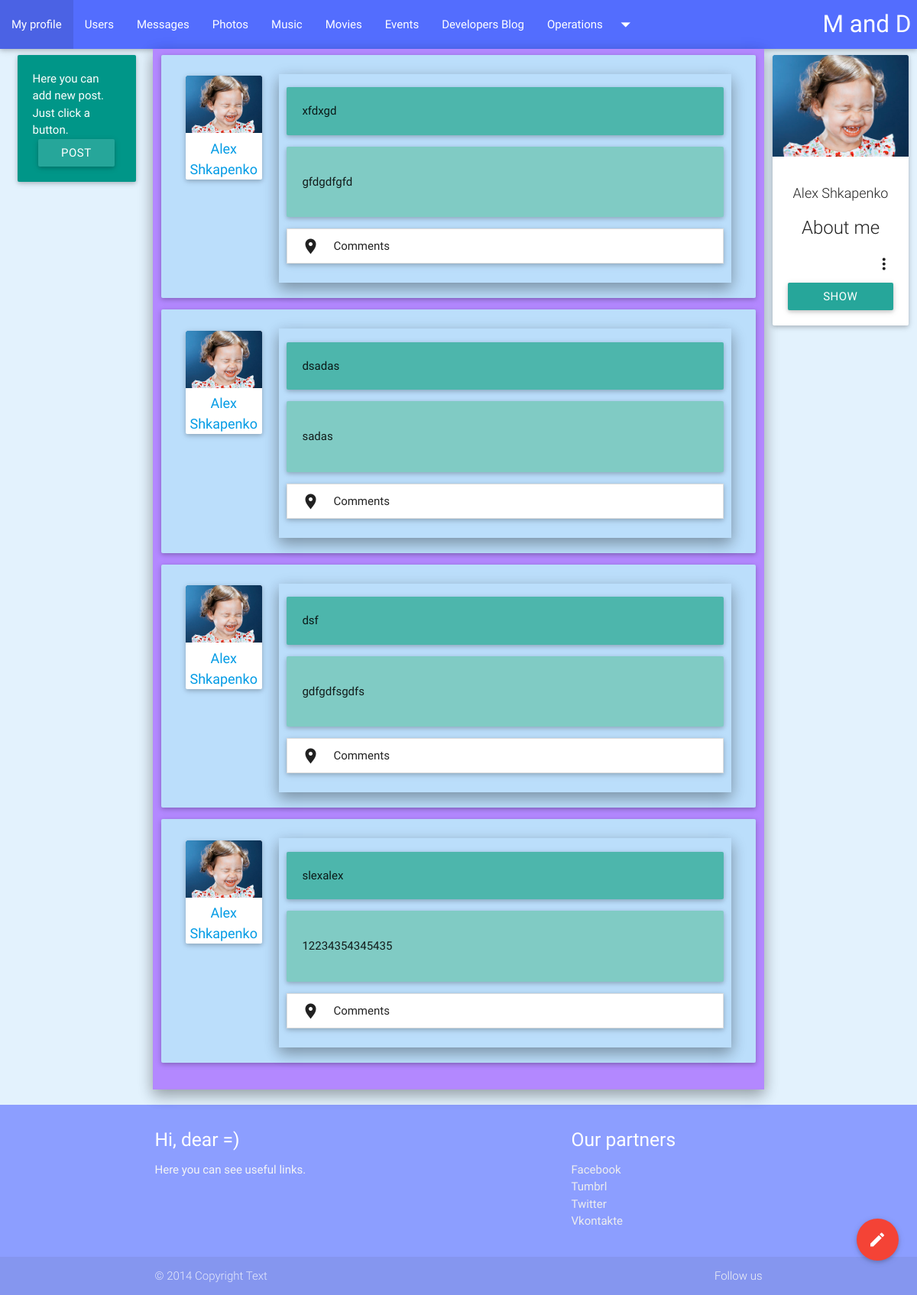
Screenshot of /pages/posts.php (signed in) with the database file from the repository.
### tables this page shows
CREATE TABLE IF NOT EXISTS `text_post` (
  `id` int(11) NOT NULL AUTO_INCREMENT,
  `user_id` int(11) NOT NULL,
  `name` text NOT NULL,
  `content` text NOT NULL,
  `time` timestamp NOT NULL DEFAULT CURRENT_TIMESTAMP ON UPDATE CURRENT_TIMESTAMP,
  PRIMARY KEY (`id`)
);

CREATE TABLE IF NOT EXISTS `users` (
  `id` int(11) NOT NULL AUTO_INCREMENT,
  `first_name` text NOT NULL,
  `last_name` text NOT NULL,
  `email` text NOT NULL,
  `password` text NOT NULL,
  `born_date` text NOT NULL,
  `biography` text NOT NULL,
  `country` text NOT NULL,
  `question` text NOT NULL,
  `answer` text NOT NULL,
  `gender` text NOT NULL,
  `reg_date` timestamp NOT NULL DEFAULT CURRENT_TIMESTAMP ON UPDATE CURRENT_TIMESTAMP,
  `ava` text NOT NULL,
  `admin` int(11) NOT NULL,
  `blocked` int(11) NOT NULL,
  PRIMARY KEY (`id`)
);

### pages/posts.php (the view, shortened to what this page needs)
<?php
	$user_id = $_SESSION['id'];
	$user_inf = mysql_fetch_array(mysql_query("select * from users where id='$user_id'"));
	include('php/addPost.php');
?>
<!DOCTYPE html>
  <html>
    <head>
      <link type="text/css" rel="stylesheet" href="css/materialize.min.css"  media="screen,projection"/>
	  <link type="text/css" rel="stylesheet" href="css/user.css"  media="screen,projection"/>
	  <link type="text/css" rel="stylesheet" href="css/audio.css"  media="screen,projection"/>
    </head>
    <body>
<header>
	<div class="navbar">
	  <nav class="indigo accent-2">
		<div class="nav-wrapper">
		  <a href="#" class="brand-logo right">M and D</a>
		  <ul id="nav-mobile" class="left hide-on-med-and-down">
			<li><a href="profile.php">My profile</a></li>
			<li><a href="user_list.php">Users</a></li>
			<li><a href="messages.php">Messages</a></li>
			<li><a href="gallery.php">Photos</a></li>
			<li><a href="music.php">Music</a></li>
			<li><a href="movies.php">Movies</a></li>
			<li><a href="#">Events</a></li>
			<li><a href="#">Developers Blog</a></li>
			<li><a class="dropdown-button" href="#!" data-activates="operations">Operations<i class="mdi-navigation-arrow-drop-down right"></i></a></li>
		  </ul>
		</div>
	  </nav>
  </div>
</header>
<main>
<div class="container-fluid">
<div class="row">
<div class="col s2">
	<div class="row">
      <div class="col s12 m12">
        <div class="card-panel teal">
		<?php
			if($user_id == $_SESSION['id']){
		?>
          <span class="white-text">
			Here you can add new post.</br>
			Just click a button.
          </span>
		  <div class="center">
			<a class="waves-effect waves-light btn modal-trigger" href="#new_post">Post</a>
		  </div>
			<?php } ?>
        </div>
      </div>
    </div>
</div>
<div class="col s8 deep-purple accent-1 z-depth-2" style="min-height:1000px">
<div class="container-fluid">
<div id="articles" class="row">
	<?php include('php/showPost.php'); ?>
</div>
</div>
</div>
<div class="col s2">
				<div class="card">
				<div class="card-image waves-effect waves-block waves-light">
				  <img class="activator" src="<?php echo $user_inf['ava'] ?>">
				</div>
				<div class="card-content">
				<div class="center-align">
				<span class="flow-text" style="font-size: 1.2em"><?php echo $user_inf['first_name']." ".$user_inf['last_name']; ?></span>
				</div>
				  <div class="center-align"><span class="card-title activator grey-text text-darken-4"> About me <i class="mdi-navigation-more-vert right"></i></span></div>
				  <p><a class="modal-trigger waves-effect waves-light btn" href="#user-information-modal">Show more</a></p>
				</div>
			  </div>
</div>
<div class="fixed-action-btn" style="bottom: 45px; right: 24px;">
    <a class="btn-floating btn-large red" >
      <i class="large mdi-editor-mode-edit"></i>
    </a>
    <ul>
      <li><a class="btn-floating red" href='profile.php?id=<?php echo $_SESSION['id'] ?>'><i class="large mdi-action-account-circle"></i></a></li>
      <li><a class="btn-floating yellow darken-1" href="settings.php?page=main"><i class="large mdi-image-edit"></i></a></li>
      <li><a class="btn-floating green modal-trigger" href="#message""><i class="large mdi-content-mail"></i></a></li>
      <li><a class="btn-floating blue" href="posts.php?id=<?php echo $_SESSION['id'] ?>"><i class="large mdi-content-inbox"></i></a></li>
    </ul>
</div>
</div>
</div>
</main>
<?php include('php/footer.php'); ?>
    </body>
  </html>

### pages/php/showPost.php (shortened to what this page needs)
<?php
	$user_post = mysql_query("select * from text_post where user_id='$user_id' ORDER BY id DESC LIMIT 4");
		while($arr = mysql_fetch_array($user_post)){
		?>
			<div class="row card-panel blue lighten-4">
			<div class="col m2 ">
		<div class="card">
			<div class="card-image waves-effect waves-block waves-light">
			  <img class="activator" src="<?php echo $user_inf['ava'] ?>">
			</div>
			<div>
			<div class="center-align">
			<a href="profile.php?id<?php echo $user_id ?>"><span style="font-size: 1.2em"><?php echo $user_inf['first_name']." ".$user_inf['last_name']; ?></span></a>
			</div>
			</div>
		  </div>
			</div>
			<div class="col m10">
			<div class="posts section section-page page-divided z-depth-2 blue lighten-4">
					    <div class="card-panel teal lighten-2"><?php echo $arr['name']; ?></div>
						<div class="card-panel teal lighten-3">
						<p>
							<?php echo $arr['content']; ?>
						</p>
						</div>
							<ul class="collapsible" data-collapsible="expandable">
								<li>
								 	<div class="collapsible-header lighten-5"><i class="mdi-maps-place"></i>Comments</div>
									<?php
											$post_id = $arr['id'];
											$user_comment = mysql_query("select * from comment_text_post where id_post='$post_id' ORDER BY id");
											while($arr1 = mysql_fetch_array($user_comment)){
												?>
												<?php $lefter = $arr1['id_user'];
													  $lefter_inf = mysql_fetch_array(mysql_query("select * from users where id='$lefter'"));
												?>
											<?php }
									  ?>
								</li>
							</ul>
			</div>
			</div>
			</div>
		<?php
		}
?>

### pages/php/footer.php
<footer class="page-footer indigo accent-1">
          <div class="container">
            <div class="row">
              <div class="col l6 s12">
                <h5 class="white-text">Hi, dear =)</h5>
                <p class="grey-text text-lighten-4">Here you can see useful links.</p>
              </div>
              <div class="col l4 offset-l2 s12">
                <h5 class="white-text">Our partners</h5>
                <ul>
                  <li><a class="grey-text text-lighten-3" href="#!">Facebook</a></li>
                  <li><a class="grey-text text-lighten-3" href="#!">Tumbrl</a></li>
				  <li><a class="grey-text text-lighten-3" href="#!">Twitter</a></li>
				  <li><a class="grey-text text-lighten-3" href="#!">Vkontakte</a></li>
                </ul>
              </div>
            </div>
          </div>
          <div class="footer-copyright">
            <div class="container">
            © 2014 Copyright Text
            <a class="grey-text text-lighten-4 right" href="#!">Follow us</a>
            </div>
          </div>
</footer>

### pages/css/user.css (style rules this page uses)
body { background-color: #e3f2fd; }
.page-divided { padding: 10px; margin-top: 5px; }

### rows the page displays
text_post: user.ava (picture), user.first_name "Alex", user.last_name "Shkapenko", name "xfdxgd", content "gfdgdfgfd"
text_post: user.ava (picture), user.first_name "Alex", user.last_name "Shkapenko", name "dsadas", content "sadas"
text_post: user.ava (picture), user.first_name "Alex", user.last_name "Shkapenko", name "dsf", content "gdfgdfsgdfs"
text_post: user.ava (picture), user.first_name "Alex", user.last_name "Shkapenko", name "slexalex", content "12234354345435"
users: ava (picture), first_name "Alex", last_name "Shkapenko"
